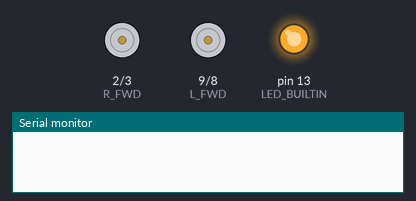
Bench run of a sketch on a simulated Arduino Uno, built with avr-gcc and run on an emulated ATmega328P. Parts: motor-driver pin pairs drawn as motors (green arrow = first pin HIGH = forward, orange = second pin HIGH = backward, longer = more drive, scaled by the enable pin), output pins drawn as LEDs (lit = HIGH), the last lines printed to the serial monitor.

Above: at 0.1 s.
At 3.9 s:
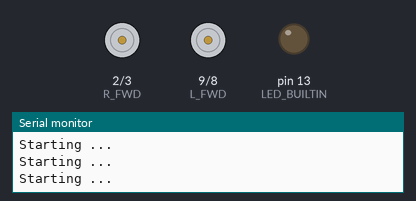
At 7.5 s:
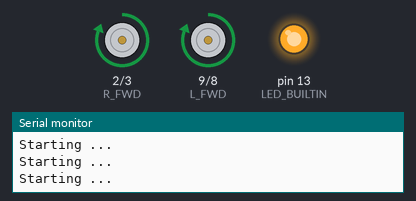
At 13.9 s:
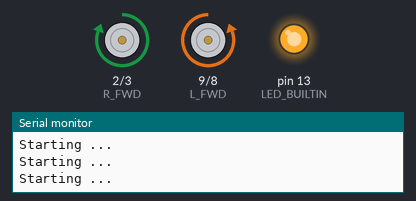
At 20.3 s:
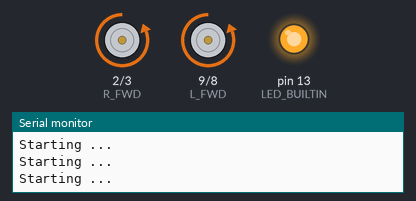
At 24.7 s:
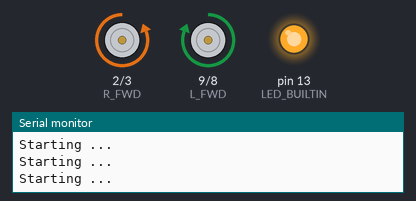
Timing chart, 0 to 34.7 s (numbered marks = the images above):
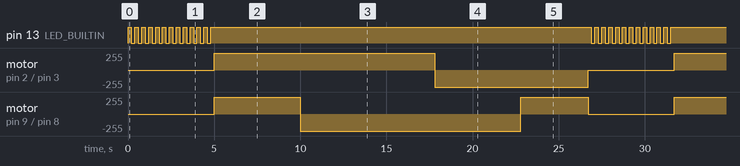

Measured:
- by itself, pin 13 (LED_BUILTIN): repeats every 26.7 s: HIGH 22.1 s, 11 × (LOW 0.20 s, HIGH 0.20 s), LOW 0.20 s
- by itself, motor on pin 2 (R_FWD) / pin 3 (R_BWD): repeats every 26.7 s: backward 255/255 8.9 s, stopped 5.0 s, forward 255/255 12.8 s
- by itself, motor on pin 9 (L_FWD) / pin 8 (L_BWD): repeats every 26.7 s: backward 255/255 12.8 s, forward 255/255 3.9 s, stopped 5.0 s, forward 255/255 5.0 s

The sketch:

opdracht1.ino
```cpp
/**
 Opdracht 1
 Name: opdracht1.ino
 Purpose: Test basic functionality of the SN754410NE H-bridge IC.

 @author Olivier Verhaegen
 @version 1.0.0
*/

#define L_FWD 9
#define L_BWD 8
#define R_FWD 2
#define R_BWD 3
#define EN_L 6
#define EN_R 5

byte outputs[] = {L_FWD, L_BWD, R_FWD, R_BWD, EN_L, EN_R};

void setup() {
  // Initialize Outputs.
  for (byte i = 0; i < sizeof(outputs); i++) {
    pinMode(outputs[i], OUTPUT);
  }
  pinMode(LED_BUILTIN, OUTPUT);


  // Initialize Serial.
  Serial.begin(9600);
}

void loop() {
  stopMotors();
  // Start indication.
  for (byte i = 0; i < 25; i++) {
    if(i % 2 == 0) {
      digitalWrite(LED_BUILTIN, HIGH);
    } else {
      digitalWrite(LED_BUILTIN, LOW);
    }
    delay(200);
    Serial.println("Starting ...");
  }


  // 5 seconden vooruit rijden.
  driveForward();
  delay(5000);

  // 360 graden rond eigen as draaien.
  rotateLeft();
  delay(7800);

  // 5 seconden achteruit rijden.
  driveBackward();
  delay(5000);

  // 180 graden rond eigen as rechts draaien.
  rotateRight();
  delay(3900);
}

void stopMotors() {
  for (byte i = 0; i < sizeof(outputs); i++) {
    digitalWrite(outputs[i], LOW);
  }
}

void enableMotors() {
  digitalWrite(EN_L, HIGH);
  digitalWrite(EN_R, HIGH);
}

void driveForward() {
  enableMotors();
  digitalWrite(L_FWD, HIGH);
  digitalWrite(L_BWD, LOW);
  digitalWrite(R_FWD, HIGH);
  digitalWrite(R_BWD, LOW);
}

void driveBackward() {
  enableMotors();
  digitalWrite(L_FWD, LOW);
  digitalWrite(L_BWD, HIGH);
  digitalWrite(R_FWD, LOW);
  digitalWrite(R_BWD, HIGH);
}

void rotateLeft() {
  enableMotors();
  digitalWrite(L_FWD, LOW);
  digitalWrite(L_BWD, HIGH);
  digitalWrite(R_FWD, HIGH);
  digitalWrite(R_BWD, LOW);
}

void rotateRight() {
  enableMotors();
  digitalWrite(L_FWD, HIGH);
  digitalWrite(L_BWD, LOW);
  digitalWrite(R_FWD, LOW);
  digitalWrite(R_BWD, HIGH);
}
```
